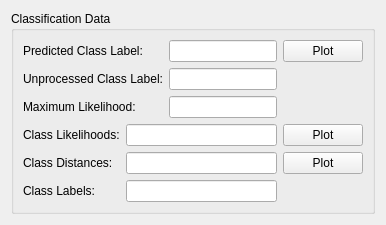
              <widget class="QWidget" name="page_22">
               <layout class="QGridLayout" name="gridLayout_55">
                <item row="0" column="0">
                 <widget class="QGroupBox" name="groupBox16">
                  <property name="title">
                   <string>Classification Data</string>
                  </property>
                  <layout class="QGridLayout" name="gridLayout_31">
                   <item row="0" column="0">
                    <layout class="QVBoxLayout" name="verticalLayout_28">
                     <item>
                      <layout class="QHBoxLayout" name="horizontalLayout_24">
                       <item>
                        <layout class="QFormLayout" name="formLayout_30">
                         <item row="0" column="0">
                          <widget class="QLabel" name="label_11">
                           <property name="text">
                            <string>Predicted Class Label:</string>
                           </property>
                          </widget>
                         </item>
                         <item row="0" column="1">
                          <widget class="QLineEdit" name="predictionWindow_predictedClassLabel"/>
                         </item>
                         <item row="1" column="0">
                          <widget class="QLabel" name="label_50">
                           <property name="text">
                            <string>Unprocessed Class Label:</string>
                           </property>
                          </widget>
                         </item>
                         <item row="1" column="1">
                          <widget class="QLineEdit" name="predictionWindow_predictedClassLabel_2"/>
                         </item>
                         <item row="2" column="0">
                          <widget class="QLabel" name="label_12">
                           <property name="text">
                            <string>Maximum Likelihood:</string>
                           </property>
                          </widget>
                         </item>
                         <item row="2" column="1">
                          <widget class="QLineEdit" name="predictionWindow_maximumLikelihood">
                           <property name="text">
                            <string/>
                           </property>
                          </widget>
                         </item>
                        </layout>
                       </item>
                       <item>
                        <layout class="QVBoxLayout" name="verticalLayout_27">
                         <item>
                          <widget class="QPushButton" name="predictionWindow_plotPredictedClassLabelsDataButton">
                           <property name="text">
                            <string>Plot</string>
                           </property>
                          </widget>
                         </item>
                         <item>
                          <widget class="QLabel" name="label_198">
                           <property name="sizePolicy">
                            <sizepolicy hsizetype="Preferred" vsizetype="Preferred">
                             <horstretch>0</horstretch>
                             <verstretch>1</verstretch>
                            </sizepolicy>
                           </property>
                           <property name="text">
                            <string/>
                           </property>
                          </widget>
                         </item>
                        </layout>
                       </item>
                      </layout>
                     </item>
                     <item>
                      <layout class="QHBoxLayout" name="horizontalLayout_25">
                       <item>
                        <layout class="QFormLayout" name="formLayout_32">
                         <item row="0" column="0">
                          <widget class="QLabel" name="label_13">
                           <property name="text">
                            <string>Class Likelihoods:</string>
                           </property>
                          </widget>
                         </item>
                         <item row="0" column="1">
                          <widget class="QLineEdit" name="predictionWindow_classLikelihoods">
                           <property name="text">
                            <string/>
                           </property>
                          </widget>
                         </item>
                         <item row="1" column="0">
                          <widget class="QLabel" name="label_14">
                           <property name="text">
                            <string>Class Distances:</string>
                           </property>
                          </widget>
                         </item>
                         <item row="1" column="1">
                          <widget class="QLineEdit" name="predictionWindow_classDistances">
                           <property name="text">
                            <string/>
                           </property>
                          </widget>
                         </item>
                         <item row="2" column="0">
                          <widget class="QLabel" name="label_22">
                           <property name="text">
                            <string>Class Labels:</string>
                           </property>
                          </widget>
                         </item>
                         <item row="2" column="1">
                          <widget class="QLineEdit" name="predictionWindow_classLabels">
                           <property name="text">
                            <string/>
                           </property>
                          </widget>
                         </item>
                        </layout>
                       </item>
                       <item>
                        <layout class="QVBoxLayout" name="verticalLayout_26">
                         <item>
                          <widget class="QPushButton" name="predictionWindow_plotClassLikelihoodsDataButton">
                           <property name="text">
                            <string>Plot</string>
                           </property>
                          </widget>
                         </item>
                         <item>
                          <widget class="QPushButton" name="predictionWindow_plotClassDistancesDataButton">
                           <property name="text">
                            <string>Plot</string>
                           </property>
                          </widget>
                         </item>
                         <item>
                          <widget class="QLabel" name="label_66">
                           <property name="sizePolicy">
                            <sizepolicy hsizetype="Preferred" vsizetype="Preferred">
                             <horstretch>0</horstretch>
                             <verstretch>1</verstretch>
                            </sizepolicy>
                           </property>
                           <property name="text">
                            <string/>
                           </property>
                          </widget>
                         </item>
                        </layout>
                       </item>
                      </layout>
                     </item>
                    </layout>
                   </item>
                  </layout>
                 </widget>
                </item>
               </layout>
              </widget>
